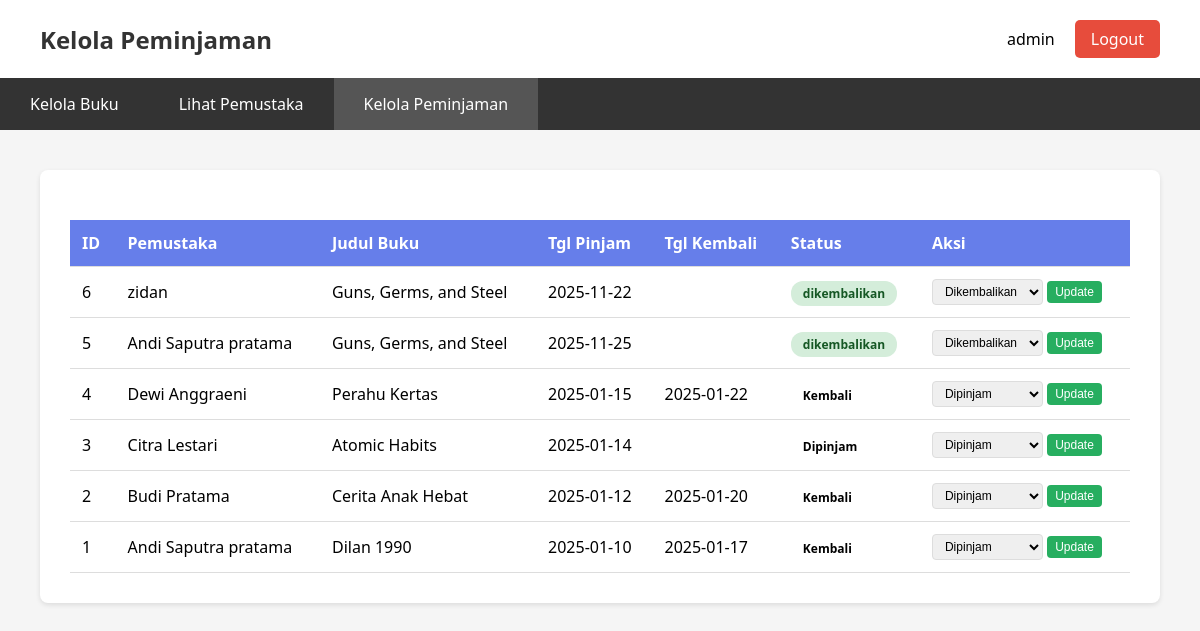
/admin/kelola_peminjaman.php (signed in), run on the app's committed database.
### tables this page shows
CREATE TABLE `peminjaman` (
  `id_peminjaman` int(11) NOT NULL,
  `id_pemustaka` int(11) NOT NULL,
  `id_buku` int(11) DEFAULT NULL,
  `tanggal_pinjam` date DEFAULT NULL,
  `tanggal_kembali` date DEFAULT NULL,
  `status` varchar(12) DEFAULT NULL
);

CREATE TABLE `pemustaka` (
  `id_pemustaka` int(11) NOT NULL,
  `nama` varchar(100) NOT NULL,
  `email` varchar(100) NOT NULL,
  `password` varchar(100) NOT NULL,
  `alamat` text DEFAULT NULL,
  `no_hp` int(11) DEFAULT NULL
);

CREATE TABLE `buku` (
  `id_buku` int(11) NOT NULL,
  `judul` varchar(200) NOT NULL,
  `penulis` varchar(150) DEFAULT NULL,
  `penerbit` varchar(150) DEFAULT NULL,
  `tahun` year(4) DEFAULT NULL,
  `kategori` varchar(100) DEFAULT NULL,
  `jumlah` int(11) NOT NULL,
  `sampul` varchar(255) DEFAULT NULL
);

### admin/kelola_peminjaman.php (the view, shortened to what this page needs)
<?php
try {
    $conn = get_db_connection();
    $query = "SELECT p.*, pm.nama, b.judul
              FROM peminjaman p
              JOIN pemustaka pm ON p.id_pemustaka = pm.id_pemustaka
              JOIN buku b ON p.id_buku = b.id_buku
              ORDER BY p.id_peminjaman DESC";
    $stmt = $conn->query($query);
    $peminjaman_list = $stmt->fetchAll(PDO::FETCH_ASSOC);
} catch(PDOException $e) {
    $error = "Gagal mengambil data peminjaman";
}
$admin_username = htmlspecialchars($_SESSION['admin_username'], ENT_QUOTES, 'UTF-8');
?>
<!DOCTYPE html>
<html lang="id">
<head>
    <link rel="stylesheet" href="../css/style.css">
</head>
<body>
    <div class="dashboard-container">
        <header>
            <h1>Kelola Peminjaman</h1>
            <div class="admin-info">
                <span><?php echo $admin_username; ?></span>
                <a href="logout.php" class="btn-logout">Logout</a>
            </div>
        </header>
        <nav class="admin-menu">
            <ul>
                <li><a href="kelola_buku.php">Kelola Buku</a></li>
                <li><a href="lihat_pemustaka.php">Lihat Pemustaka</a></li>
                <li><a href="kelola_peminjaman.php" class="active">Kelola Peminjaman</a></li>
            </ul>
        </nav>
        <main>
            <div class="content-area">
                <table class="data-table">
                    <thead>
                        <tr>
                            <th>ID</th>
                            <th>Pemustaka</th>
                            <th>Judul Buku</th>
                            <th>Tgl Pinjam</th>
                            <th>Tgl Kembali</th>
                            <th>Status</th>
                            <th>Aksi</th>
                        </tr>
                    </thead>
                    <tbody>
                        <?php if (!empty($peminjaman_list)): ?>
                            <?php foreach($peminjaman_list as $pinjam): ?>
                                <tr>
                                    <td><?php echo htmlspecialchars($pinjam['id_peminjaman'], ENT_QUOTES, 'UTF-8'); ?></td>
                                    <td><?php echo htmlspecialchars($pinjam['nama'], ENT_QUOTES, 'UTF-8'); ?></td>
                                    <td><?php echo htmlspecialchars($pinjam['judul'], ENT_QUOTES, 'UTF-8'); ?></td>
                                    <td><?php echo htmlspecialchars($pinjam['tanggal_pinjam'], ENT_QUOTES, 'UTF-8'); ?></td>
                                    <td><?php echo htmlspecialchars($pinjam['tanggal_kembali'], ENT_QUOTES, 'UTF-8'); ?></td>
                                    <td>
                                        <span class="status-badge status-<?php echo $pinjam['status']; ?>">
                                            <?php echo htmlspecialchars($pinjam['status'], ENT_QUOTES, 'UTF-8'); ?>
                                        </span>
                                    </td>
                                    <td>
                                        <form action="kelola_peminjaman.php" method="POST" style="display: inline;">
                                            <select name="status" class="select-status">
                                                <option value="dipinjam" <?php echo $pinjam['status'] == 'dipinjam' ? 'selected' : ''; ?>>Dipinjam</option>
                                                <option value="dikembalikan" <?php echo $pinjam['status'] == 'dikembalikan' ? 'selected' : ''; ?>>Dikembalikan</option>
                                            </select>
                                            <button type="submit" name="update_status" class="btn-small">Update</button>
                                        </form>
                                    </td>
                                </tr>
                            <?php endforeach; ?>
                        <?php else: ?>
                            <tr>
                                <td colspan="7" class="text-center">Belum ada data peminjaman</td>
                            </tr>
                        <?php endif; ?>
                    </tbody>
                </table>
            </div>
        </main>
    </div>
</body>
</html>

### css/style.css (style rules this page uses)
* { margin: 0; padding: 0; box-sizing: border-box; }
body { font-family: 'Segoe UI', Tahoma, Geneva, Verdana, sans-serif; background: linear-gradient(135deg, #667eea 0%, #764ba2 100%); min-height: 100vh; }
.btn-logout { background: #e74c3c; color: white; padding: 8px 16px; border-radius: 5px; text-decoration: none; transition: background 0.3s; }
.btn-small { padding: 4px 8px; background: #27ae60; color: white; border: none; border-radius: 4px; cursor: pointer; font-size: 12px; }
.dashboard-container { width: 100%; min-height: 100vh; background: #f5f5f5; }
header { background: white; padding: 20px 40px; box-shadow: 0 2px 5px rgba(0,0,0,0.1); display: flex; justify-content: space-between; align-items: center; }
header h1 { color: #333; font-size: 24px; }
.admin-info { display: flex; gap: 20px; align-items: center; }
.admin-menu { background: #333; padding: 0; }
.admin-menu ul { list-style: none; display: flex; padding: 0; margin: 0; }
.admin-menu ul li a { display: block; padding: 15px 30px; color: white; text-decoration: none; transition: background 0.3s; }
.admin-menu ul li a:hover, .admin-menu ul li a.active { background: #555; }
main { padding: 40px; }
.content-area { background: white; padding: 30px; border-radius: 8px; box-shadow: 0 2px 5px rgba(0,0,0,0.1); }
.data-table { width: 100%; border-collapse: collapse; margin-top: 20px; }
.data-table thead { background: #667eea; color: white; }
.data-table th, .data-table td { padding: 12px; text-align: left; border-bottom: 1px solid #ddd; }
.status-badge { padding: 4px 12px; border-radius: 12px; font-size: 12px; font-weight: bold; }
.status-dikembalikan { background: #d4edda; color: #155724; }
.select-status { padding: 4px 8px; border: 1px solid #ddd; border-radius: 4px; font-size: 12px; }

### data on the page
peminjaman: id_peminjaman "6", id_pemustaka.nama "zidan", id_buku.judul "Guns, Germs, and Steel", tanggal_pinjam "2025-11-22", status "dikembalikan", status "Dikembalikan"
peminjaman: id_peminjaman "5", id_pemustaka.nama "Andi Saputra pratama", id_buku.judul "Guns, Germs, and Steel", tanggal_pinjam "2025-11-25", status "dikembalikan", status "Dikembalikan"
peminjaman: id_peminjaman "4", id_pemustaka.nama "Dewi Anggraeni", id_buku.judul "Perahu Kertas", tanggal_pinjam "2025-01-15", tanggal_kembali "2025-01-22", status "Kembali"
peminjaman: id_peminjaman "3", id_pemustaka.nama "Citra Lestari", id_buku.judul "Atomic Habits", tanggal_pinjam "2025-01-14", status "Dipinjam"
peminjaman: id_peminjaman "2", id_pemustaka.nama "Budi Pratama", id_buku.judul "Cerita Anak Hebat", tanggal_pinjam "2025-01-12", tanggal_kembali "2025-01-20", status "Kembali"
peminjaman: id_peminjaman "1", id_pemustaka.nama "Andi Saputra pratama", id_buku.judul "Dilan 1990", tanggal_pinjam "2025-01-10", tanggal_kembali "2025-01-17", status "Kembali"

### other printed values
$admin_username "admin"
